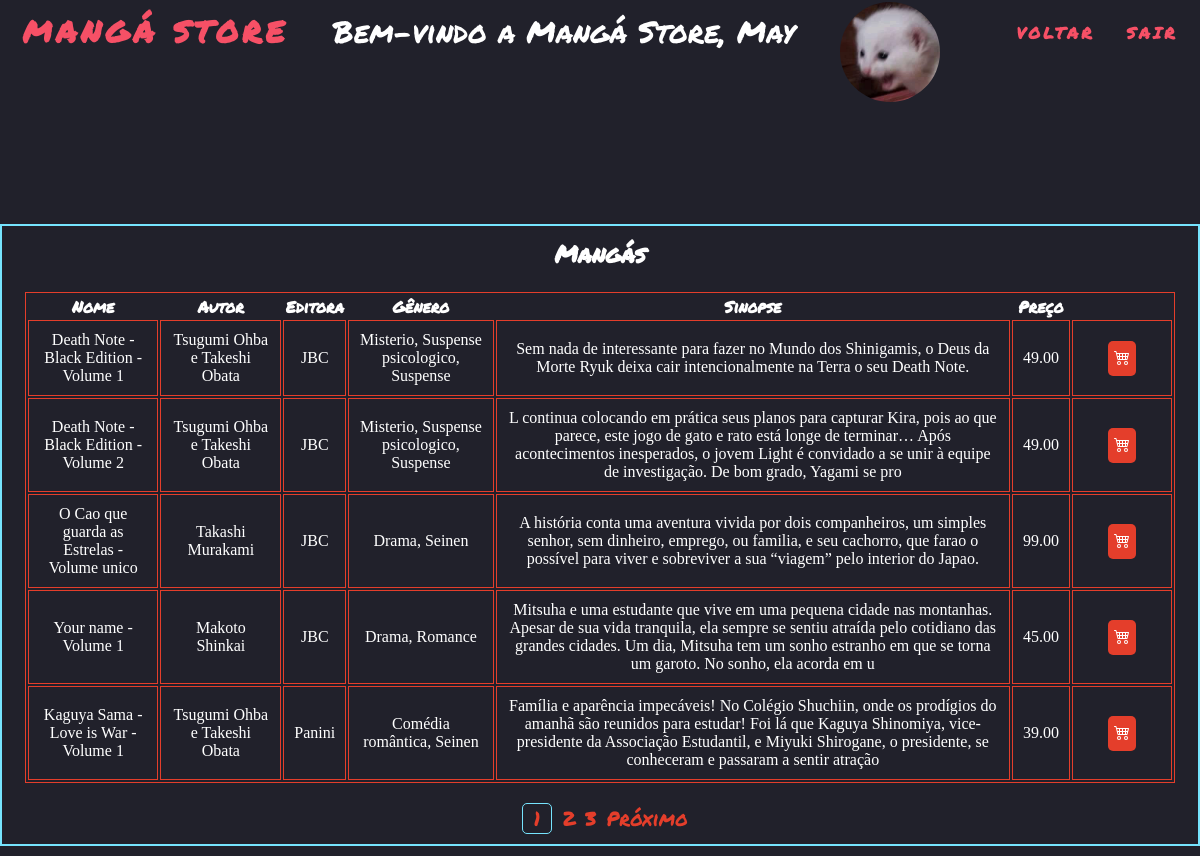
Page /pages/mangas/mangas_com_login.php?pagina=1 (signed in) on the earlier database version.
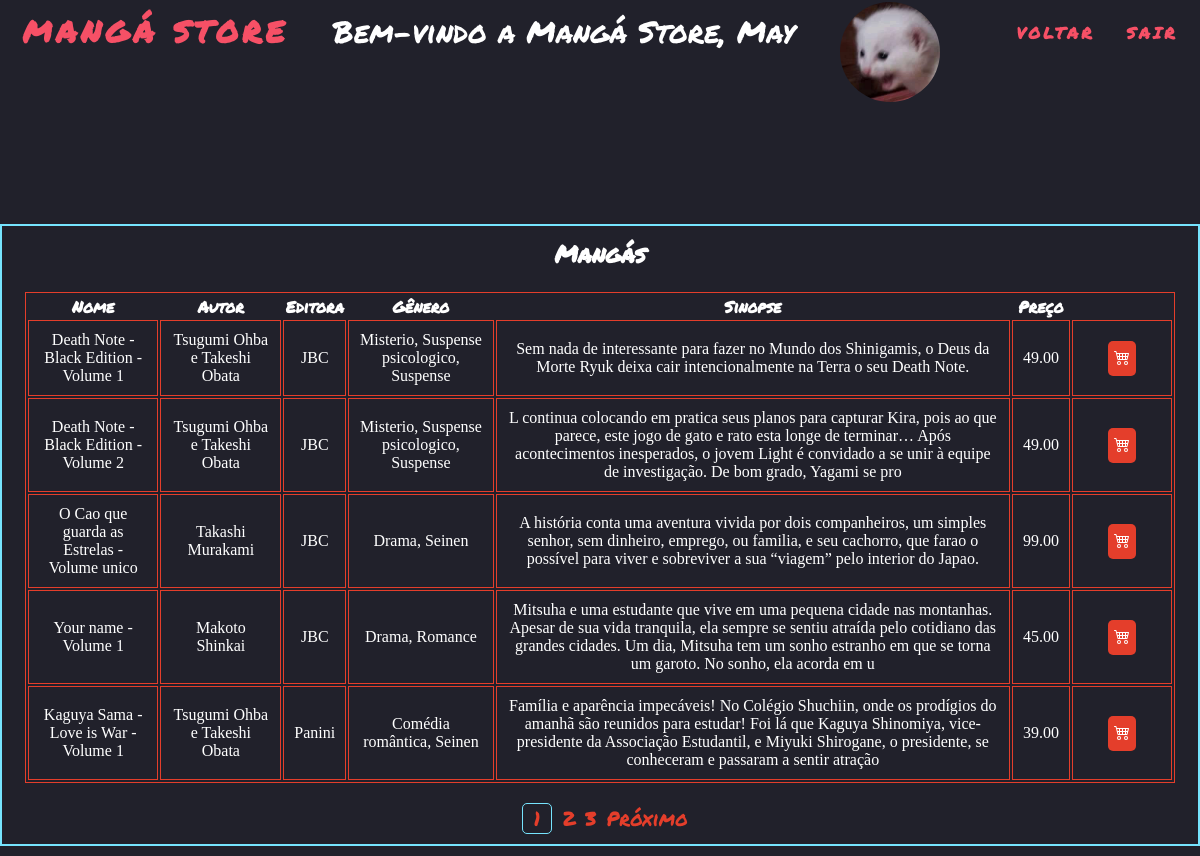
Same page on the later database version.
### tables this page shows
CREATE TABLE IF NOT EXISTS `manga` (
    `idManga` int(2) NOT NULL AUTO_INCREMENT,
    `nome` varchar(45) NOT NULL,
    `autor` varchar(45) NOT NULL,
    `editora` varchar(45) NOT NULL,
    `genero` varchar(45) NOT NULL,
    `sinopse` varchar(255) NOT NULL,
    `preco` DECIMAL(10, 2) NOT NULL,
    PRIMARY KEY (`idManga`)
);

### pages/mangas/mangas_com_login.php (the view, shortened to what this page needs)
<?php
include_once('../connection/config.php');
if (isset($_GET['pagina'])) {
    $pag = $_GET['pagina'];
    $busca = "SELECT * FROM manga";
    $todos = mysqli_query($con, $busca);
    $registros = "5";
    $tr = mysqli_num_rows($todos);
    $tp = ceil($tr / $registros);
    $inicio = ($registros * $pag) - $registros;
    $limite = mysqli_query($con, "$busca LIMIT $inicio, $registros");
    $proximo = $pag + 1;
}
?>
<!DOCTYPE html>
<html lang="pt-br">
<head>
    <link rel="stylesheet" href="lista_manga.css">
    <link rel="stylesheet" href="../../src/css/index.css">
</head>
<body>
    <header>
        <nav class="menu">
            <h1 class="logo">Mangá Store</h1>
            <p class="bem-vindo">Bem-vindo a Mangá Store, <?php echo $_SESSION["nome"]; ?></p>
            <img class="avatar" src="<?php echo $_SESSION["avatar"]; ?>" alt="">
            <ul class="nav-list">
                <li><a href="../sistema/sistema.php">Voltar</a></li>
                <li><a href="../login/login.php">Sair</a></li>
            </ul>
        </nav>
    </header>
    <main>
        <section class="sistema">
            <div class="sistema-box">
                <div class="sistema-container">
                    <h2>Mangás</h2>
                    <div class="table-container">
                        <table class="table">
                            <thead>
                                <tr>
                                    <th scope="col">Nome</a></th>
                                    <th scope="col">Autor</th>
                                    <th scope="col">Editora</th>
                                    <th scope="col">Gênero</th>
                                    <th scope="col">Sinopse</th>
                                    <th scope="col">Preço</th>
                                </tr>
                            </thead>
                            <tbody>
                                <?php
                                while ($dados = mysqli_fetch_array($limite)) {
                                    $nome = $dados['nome'];
                                    $autor = $dados['autor'];
                                    $editora = $dados['editora'];
                                    $genero = $dados['genero'];
                                    $sinopse = $dados['sinopse'];
                                    $preco = $dados['preco'];
                                ?>
                                    <tr>
                                        <td><?= $nome ?></td>
                                        <td><?= $autor ?></td>
                                        <td><?= $editora ?></td>
                                        <td><?= $genero ?></td>
                                        <td><?= $sinopse ?></td>
                                        <td><?= $preco ?></td>
                                        <td class="btns">
                                            <a class='btnComprar' href='#' title='Comprar'>
                                                </a>
                                        </td>
                                    </tr>
                                <?php } ?>
                            </tbody>
                        </table>
                    </div>
                    <nav class="paginacao-container">
                        <ul class="pagination">
                            <?php
                            for ($i = 1; $i <= $tp; $i++) {
                                if ($pag == $i) {
                                    echo "<li class='page-item active'><a class='page-link' href='?pagina=$i'>$i</a></li>";
                                } else {
                                    echo "<li class='page-item'><a class='page-link' href='?pagina=$i'>$i</a></li>";
                                }
                            }
                            ?>
                            <?php
                            if ($pag < $tp) {
                            ?>
                                <li class="page-item">
                                    <a class="page-link" href="?pagina=<?= $proximo; ?>" aria-label="Próximo">
                                        <span aria-hidden="true">Próximo</span>
                                    </a>
                                </li>
                            <?php } ?>
                        </ul>
                    </nav>
                </div>
            </div>
        </section>
    </main>
</body>
</html>

### pages/mangas/lista_manga.css (style rules this page uses)
:root { --red: #F65066; --orange: #E43E2B; --white: #fff; --blue: #76E4FE; --bg-color: #21212B; }
* { padding: 0; margin: 0; box-sizing: border-box; scroll-behavior: smooth; }
li { list-style: none; }
a { text-decoration: none; }
body { background-color: var(--bg-color); }
header { margin-bottom: 150px; }
.logo { font-family: 'Permanent Marker', cursive; font-size: 24px; text-transform: uppercase; letter-spacing: 4px; color: var(--red); font-weight: bold; font-size: 30px; }
.menu { display: flex; justify-content: space-around; align-items: center; font-family: sans-serif; height: 8vh; }
.bem-vindo { color: var(--white); font-size: 30px; font-family: 'Permanent Marker', cursive; }
.nav-list { list-style: none; display: flex; }
.nav-list li { letter-spacing: 3px; margin-left: 32px; }
.nav-list a { font-family: 'Permanent Marker', cursive; color: var(--red); font-weight: bold; text-transform: uppercase; }
.sistema { display: flex; justify-content: space-around; width: 940px; margin: 0 auto; color: #fff; align-items: center; font-family: cursive; }
.sistema-box { display: flex; flex-direction: column; align-items: center; background: var(--bg-color); width: 940px; padding: 10px; }
.sistema-container { display: flex; flex-direction: column; align-items: center; border: 2px solid var(--blue); width: 1200px; padding: 10px; }
.table-container { display: flex; justify-content: center; align-items: center; margin-top: 20px; }
.table { border: 1px solid var(--orange); width: 1150px; text-align: center; }
.table td { font-family: cursive; border: 1px solid var(--orange); padding: 10px; }
.btns { width: 100px; }
.btnComprar { background-color: var(--orange); color: #fff; padding: 6px; border-radius: 5px; }
.avatar { width: 100px; height: 100px; border-radius: 50%; margin-top: 40px; }
.paginacao-container { display: flex; justify-content: center; align-items: center; }
.pagination { display: flex; justify-content: center; align-items: center; margin-top: 20px; }
.page-item { display: flex; justify-content: center; align-items: center; margin-left: 10px; }
.page-link { color: var(--orange); font-size: 20px; text-decoration: none; }
.active { border: 1px solid var(--blue); border-radius: 5px; width: 30px; }

### src/css/index.css (style rules this page uses)
:root { --red: #F65066; --orange: #E43E2B; --white: #fff; --blue: #76E4FE; }
* { padding: 0; margin: 0; box-sizing: border-box; scroll-behavior: smooth; font-family: 'Permanent Marker', cursive; }
li { list-style: none; }
a { text-decoration: none; }
body { background-color: #21212B; }
.logo { font-size: 24px; text-transform: uppercase; letter-spacing: 4px; }
.menu { display: flex; justify-content: space-around; align-items: center; font-family: sans-serif; height: 8vh; }
.logo { color: var(--red); font-weight: bold; font-size: 30px; }
.nav-list { list-style: none; display: flex; }
.nav-list li { letter-spacing: 3px; margin-left: 32px; }
.nav-list a { color: var(--red); font-weight: bold; text-transform: uppercase; }

Differences in the rows shown:
changed manga "Death Note - Black Edition - Volume 2": sinopse "L continua colocando em prática seus planos para capturar Kira, pois ao que parece, este jogo de gato e rato está longe de terminar… Após…" → "L continua colocando em pratica seus planos para capturar Kira, pois ao que parece, este jogo de gato e rato esta longe de terminar… Após…"
